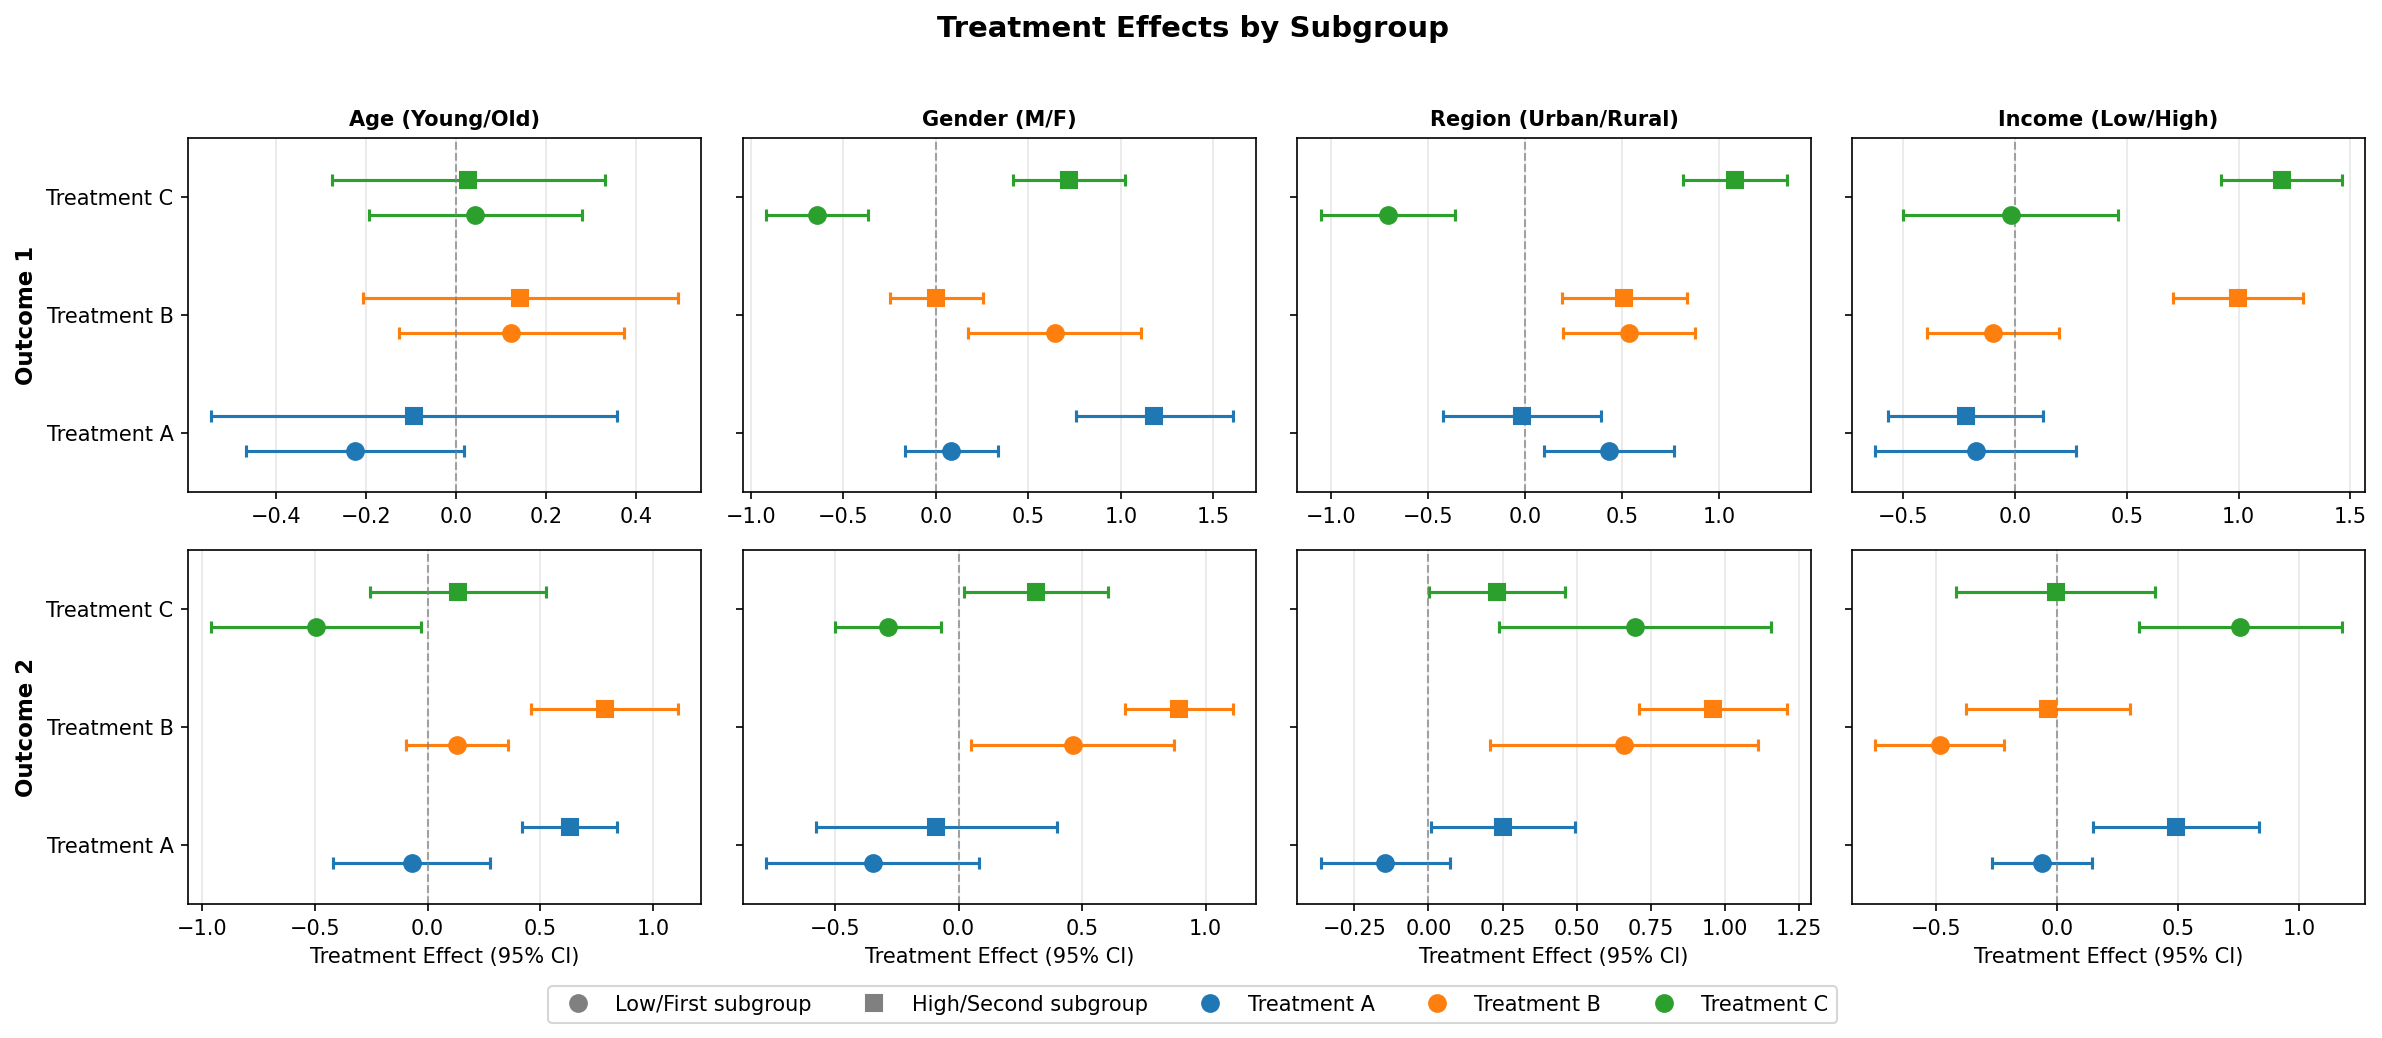

This figure's Python source:
import numpy as np
import pandas as pd
import matplotlib.pyplot as plt

np.random.seed(42)

# Define the structure
treatments = ['Treatment A', 'Treatment B', 'Treatment C']
outcomes = ['Outcome 1', 'Outcome 2']
splitting_vars = ['Age (Young/Old)', 'Gender (M/F)', 'Region (Urban/Rural)', 'Income (Low/High)']
subgroups = ['Low', 'High']  # Generic labels for the two halves of each split

# Simulate treatment effects with confidence intervals
# In reality, these would come from your regression models
data = []

for split_var in splitting_vars:
    for outcome in outcomes:
        for treatment in treatments:
            for subgroup in subgroups:
                # Simulate a treatment effect (could be positive or negative)
                # Add some heterogeneity across subgroups
                base_effect = np.random.uniform(-0.5, 0.8)
                subgroup_modifier = 0.3 if subgroup == 'High' else -0.1
                effect = base_effect + subgroup_modifier + np.random.normal(0, 0.1)
                
                # Simulate standard error (for CI)
                se = np.random.uniform(0.1, 0.25)
                
                data.append({
                    'splitting_var': split_var,
                    'outcome': outcome,
                    'treatment': treatment,
                    'subgroup': subgroup,
                    'effect': effect,
                    'se': se,
                    'ci_lower': effect - 1.96 * se,
                    'ci_upper': effect + 1.96 * se
                })

df = pd.DataFrame(data)

# Create the faceted plot - WIDE LAYOUT: 2 rows (outcomes) x 4 cols (splitting vars)
fig, axes = plt.subplots(2, 4, figsize=(16, 7), sharey=True)
fig.suptitle('Treatment Effects by Subgroup', fontsize=14, fontweight='bold', y=0.98)

# Color palette for treatments
colors = {'Treatment A': '#1f77b4', 'Treatment B': '#ff7f0e', 'Treatment C': '#2ca02c'}

# Marker styles for subgroups
markers = {'Low': 'o', 'High': 's'}

# Vertical offset to separate subgroups within each treatment
offsets = {'Low': -0.15, 'High': 0.15}

for i, outcome in enumerate(outcomes):
    for j, split_var in enumerate(splitting_vars):
        ax = axes[i, j]
        
        # Filter data for this facet
        facet_data = df[(df['splitting_var'] == split_var) & (df['outcome'] == outcome)]
        
        # Plot each treatment × subgroup combination
        for k, treatment in enumerate(treatments):
            for subgroup in subgroups:
                row = facet_data[(facet_data['treatment'] == treatment) & 
                                 (facet_data['subgroup'] == subgroup)].iloc[0]
                
                y_pos = k + offsets[subgroup]
                
                # Plot point and CI
                ax.errorbar(
                    row['effect'], y_pos,
                    xerr=[[row['effect'] - row['ci_lower']], [row['ci_upper'] - row['effect']]],
                    fmt=markers[subgroup],
                    color=colors[treatment],
                    markersize=8,
                    capsize=3,
                    capthick=1.5,
                    elinewidth=1.5,
                    label=f"{subgroup}" if k == 0 else ""
                )
        
        # Add vertical line at 0
        ax.axvline(x=0, color='gray', linestyle='--', linewidth=1, alpha=0.7)
        
        # Set y-axis
        ax.set_yticks(range(len(treatments)))
        ax.set_yticklabels(treatments)
        ax.set_ylim(-0.5, len(treatments) - 0.5)
        
        # Labels
        if i == 1:  # Bottom row
            ax.set_xlabel('Treatment Effect (95% CI)')
        if i == 0:  # Top row - column titles
            ax.set_title(split_var, fontsize=10, fontweight='bold')
        if j == 0:  # Left column - row labels
            ax.set_ylabel(outcome, fontsize=11, fontweight='bold')
        
        # Grid
        ax.grid(axis='x', alpha=0.3)
        ax.set_axisbelow(True)

# Create legend for subgroups
from matplotlib.lines import Line2D
legend_elements = [
    Line2D([0], [0], marker='o', color='gray', label='Low/First subgroup',
           markerfacecolor='gray', markersize=8, linestyle='None'),
    Line2D([0], [0], marker='s', color='gray', label='High/Second subgroup',
           markerfacecolor='gray', markersize=8, linestyle='None'),
]

# Add color legend for treatments
for treatment, color in colors.items():
    legend_elements.append(
        Line2D([0], [0], marker='o', color=color, label=treatment,
               markerfacecolor=color, markersize=8, linestyle='None')
    )

fig.legend(handles=legend_elements, loc='lower center', ncol=5, 
           bbox_to_anchor=(0.5, 0.01), frameon=True, fontsize=10)

plt.tight_layout(rect=[0, 0.05, 1, 0.96])
plt.savefig('/home/[user]/treatment_effects_plot.png', dpi=150, bbox_inches='tight', 
            facecolor='white', edgecolor='none')
plt.close()

print("Plot saved to treatment_effects_plot.png")
print(f"\nDataFrame shape: {df.shape}")
print(f"Total effects plotted: {len(df)}")
print("\nSample of the data:")
print(df.head(12).to_string(index=False))
